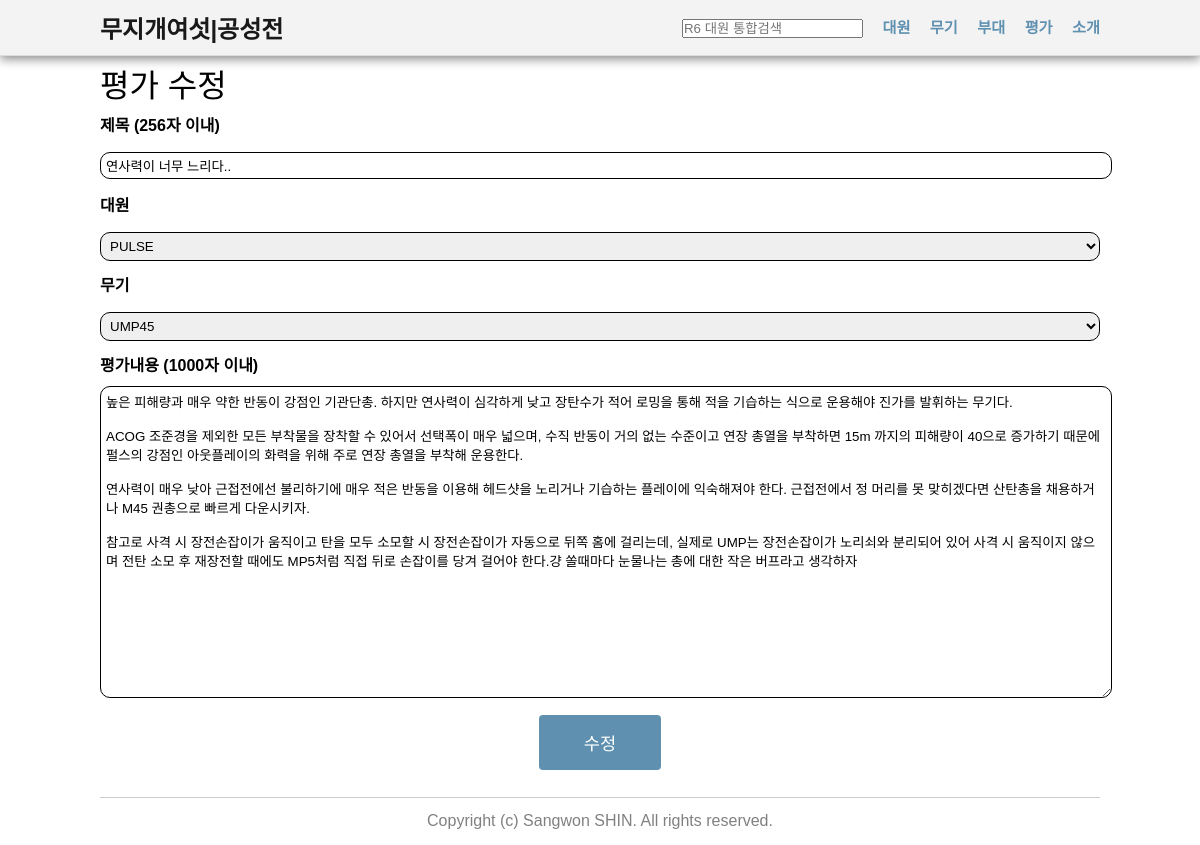
Page /R6/eval_form.php?eval_no=23 on the committed database.
### tables this page shows
CREATE TABLE `Evaluation` (
  `eval_no` int(11) NOT NULL AUTO_INCREMENT,
  `title` varchar(256) NOT NULL,
  `op_no` int(11) DEFAULT NULL,
  `gun_no` int(11) DEFAULT NULL,
  `eval_text` varchar(1000) NOT NULL,
  `added_time` datetime NOT NULL,
  PRIMARY KEY (`eval_no`),
  KEY `op_no` (`op_no`),
  KEY `gun_no` (`gun_no`),
  CONSTRAINT `Evaluation_ibfk_1` FOREIGN KEY (`op_no`) REFERENCES `Operator` (`op_no`),
  CONSTRAINT `Evaluation_ibfk_2` FOREIGN KEY (`gun_no`) REFERENCES `Gun` (`gun_no`)
);

CREATE TABLE `Gun` (
  `gun_no` int(11) NOT NULL AUTO_INCREMENT,
  `gun_name` varchar(40) NOT NULL,
  `gun_type` varchar(10) NOT NULL,
  `bullets` int(11) NOT NULL,
  PRIMARY KEY (`gun_no`)
);

### R6/eval_form.php (the view, shortened to what this page needs)
<?
include "header.php";
include "config.php";
$conn = dbconnect($host, $dbid, $dbpass, $dbname);
$mode = "입력";
$action = "eval_insert.php";
$default = '-1';
if (array_key_exists("eval_no", $_GET)) {
    $eval_no = $_GET["eval_no"];
    $query =  "select * from Evaluation natural join Gun where eval_no = $eval_no";
    $res = mysqli_query($conn, $query);
    $eval = mysqli_fetch_array($res);
    $default = $eval['gun_no'];
    $mode = "수정";
    $action = "eval_modify.php";
}
$Operators = array();
$query = "select * from Operator order by op_name";
$res = mysqli_query($conn, $query);
while($row = mysqli_fetch_array($res)) {
    $Operators[$row['op_no']] = $row['op_name'];
}
?>
    <div class="container">
        <form name="eval_form" action="<?=$action?>" method="post" class="fullwidth">
            <h3>평가 <?=$mode?></h3><p>
            <p>
                <label for="title">제목 (256자 이내)</label>
                <input type="text" placeholder="제목 입력" id="title" name="title" value="<?=$eval['title']?>"/>
            </p>
            <p>
                <label for="op_no">대원</label>
                <select name="op_no" id="op_no">
                    <?
                        foreach($Operators as $id => $name) {
                            if($id == $eval['op_no']){
                                echo "<option value='{$id}' selected>{$name}</option>";
                            } else {
                                echo "<option value='{$id}'>{$name}</option>";
                            }
                        }
                    ?>
                </select>
            </p>
            <p>
                <label for="gun_no">무기</label>
                <select name="gun_no" id="gun_no">
                    <?
                    if($default == "-1"){
                    	echo '<option value="">선택해 주십시오.</option>';
                    } else {
                    	echo "<option value='{$eval['gun_no']}' selected>{$eval['gun_name']}</option>";
                    }
                    ?>
                </select>
            </p>
            <p>
                <label for="eval_text">평가내용 (1000자 이내)</label>
                <textarea placeholder="평가 내용 입력" id="eval_text" name="eval_text" rows="20"><?=$eval['eval_text']?></textarea>
            </p>
            <p align="center"><button class="button primary large" onclick="javascript:return validate();"><?=$mode?></button></p>
        </form>
    </div>
<? include("footer.php") ?>

### R6/styles.css (style rules this page uses)
body { margin-top: 60px; }
.container { width: 1000px; margin: 0 auto; }
* { margin: 0; padding: 0; font-family: "Nanum Gothic", sans-serif; }
h1, h2, h3, h4, h5, h6 { font-weight: 500; }
h3 { font-size: 2em; }
p { line-height: 2.5em; }
label { font-weight: 700; color: BLACK; }
.button { border: 0; border-radius: 4px; cursor: pointer; margin:2px 0px 2px 0px; }
.button.large { padding: 15px 45px; font-size: 1.1em; }
.button.primary { color: #FFF; background: #5f90b0; }
.fullwidth input[type='text'], input[type='number'], textarea, select { border: 1px solid BLACK; border-radius: 10px; padding: 5px; width: 100% }

### rows in the picture
evaluation: title "연사력이 너무 느리다..", op_no "PULSE", gun_no "UMP45", eval_text "높은 피해량과 매우 약한 반동이 강점인 기관단총. 하지만 연사력이 심각하게 낮고 장탄수가 적어 로밍을 통해 적을 기습하는 식으로 운용해야 진가를 발휘하는 무기다. ACOG 조준경을 제외한 모든 부착물을 장착할 수 있어서 선택폭이 매우 넓으며, 수직 반동이 거의 없는 수준이고 연장 총열을 부착하면 15m 까지의 피해량이 40으로 증가하기 때문에 펄스의 강점인 아웃플레이의 화력을 위해 주로 연장 총열을 부착해 운용한다. 연사력이 매우 낮아 근접전에선 불리하기에 매우 적은 반동을 이용해 헤드샷을 노리거나 기습하는 플레이에 익숙해져야 한다. 근접전에서 정 머리를 못 맞히겠다면 산탄총을 채용하거나 M45 권총으로 빠르게 다운시키자. 참고로 사격 시 장전손잡이가 움직이고 탄을 모두 소모할 시 장전손잡이가 자동으로 뒤쪽 홈에 걸리는데, 실제로 UMP는 장전손잡이가 노리쇠와 분리되어 있어 사격 시 움직이지 않으며 전탄 소모 후 재장전할 때에도 MP5처럼 직접 뒤로 손잡이를 당겨 걸어야 한다.걍 쏠때마다 눈물나는 총에 대한 작은 버프라고 생각하자"

### other values in the picture
$mode "수정"
